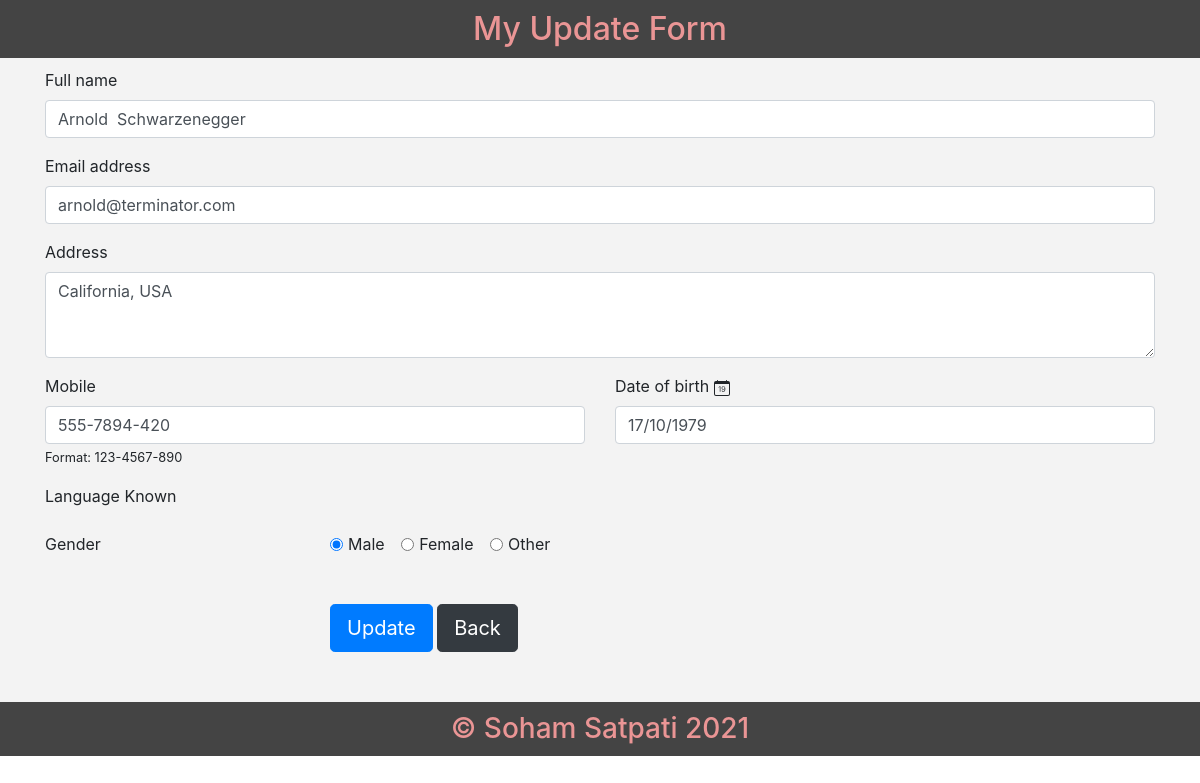
Screenshot of /updateuser.php?id=8 with the database file from the repository.
### tables this page shows
CREATE TABLE `user` (
  `id` int(11) NOT NULL,
  `user_id` int(11) NOT NULL,
  `name` varchar(255) NOT NULL,
  `email` varchar(255) NOT NULL,
  `password` varchar(255) NOT NULL,
  `address` varchar(255) NOT NULL,
  `mobile` varchar(50) NOT NULL,
  `dob` varchar(50) NOT NULL,
  `lang` varchar(255) NOT NULL,
  `gender` varchar(20) NOT NULL
);

### updateuser.php (the view, shortened to what this page needs)
<?php
include "./include/header.php";
require_once "dbconn.php";
$errfname = $errlname= $erremail = $errpass = $err_repass = $erraddr = $errmobile = $errgender = $errdob = $errlang = "";
$id = $_GET['id'];
$sql = "SELECT * FROM user where id = '$id'";
$result = $conn->query($sql);
?>
<section class="myheader">
<h2><?php echo "My Update Form";?></h2>
</section>
<section class="maincontent">
<div class="container">
        <form method='post' name="form2" >
<?php
if ($result->num_rows > 0) {
    while($row = $result->fetch_assoc()) {
?>
            <div class="form-group">
            <label for="exampleFormControlInput1">Full name</label>
            <input type="text" class="form-control" id="name" placeholder="Enter your name" autocomplete="on" name="name" value="<?php echo $row['name'];?>">
          </div>
          <div class="form-group">
            <label for="exampleFormControlInput1">Email address</label>
            <input type="text" class="form-control" id="email" placeholder="name@example.com" autocomplete="on" name="email" value="<?php echo $row['email'];?>">
          </div>
          <div class="form-group">
            <label for="textarea">Address</label>
            <textarea class="form-control" id="address" rows="3" name="address" placeholder="Enter your Home address"><?php echo $row['address'];?></textarea><?php echo $erraddr;?>
          </div>
          <div class="form-group">
        <div class="row">
    <div class="col">
    <label for="exampleFormControlInput1">Mobile</label>
      <input type="tel" class="form-control" name = "mobile" placeholder="123-4567-890" pattern="[0-9]{3}-[0-9]{4}-[0-9]{3}" value="<?php echo $row['mobile'];?>"><?php echo $errmobile;?><small>Format: 123-4567-890</small>
    </div>
    <div class="col">
    <label for="exampleFormControlInput1">Date of birth</label>
    <i class="bi bi-calendar-date"></i>
    <input data-date-format="dd/mm/yyyy" id="datepicker" class="form-control" name = "datepicker" placeholder="Choose Date of Birth" autocomplete = "off" value="<?php echo $row['dob'];?>">
    </div>
        </div>
        </div>
          <div class="form-group">
        <div class="row">
    <div class="col-sm-3">
    <label for="exampleFormControlInput1">Language Known</label>
    </div>
    <div class="col-sm-6">
    </div>
    <div class="col-sm-3">
    </div>
    </div>
  </div>
           <div class="form-group">
           <div class="row">
           <div class="col-sm-3">
           <label for="exampleFormControlInput1">Gender</label>
           </div>
           <div class="col-sm-9">
           <?php
           if($row['gender'] == "male"){
           ?>
           <div class="form-check form-check-inline">
                <input class="form-check-input" type="radio" id="inlineRadio1" name="MyRadio" value="male" checked = "true">
                <label class="form-check-label" for="inlineRadio1">Male</label>
              </div>
              <div class="form-check form-check-inline">
                <input class="form-check-input" type="radio" id="inlineRadio2" name="MyRadio" value="female">
                <label class="form-check-label" for="inlineRadio2">Female</label>
              </div>
              <div class="form-check form-check-inline">
                <input class="form-check-input" type="radio" id="inlineRadio2" name="MyRadio" value="other">
                <label class="form-check-label" for="inlineRadio2">Other</label>
              </div>
              <?php
           }
            ?>
           </div>
           </div>
           </div>
          <br/>
          <div class="form-group">
          <div class="row">
           <div class="col-sm-3">
           </div>
           <div class="col-sm-6">
           <input type="submit" class="btn btn-primary btn-lg" value="Update" name = "update"/>
           <button type="submit" class="btn btn-dark btn-lg" name="back">Back</button>
           </div>
           <div class="col-sm-3">
           </div>
           </div>
        </div>
         <br/>
        </form>
      </div>
</section>
<?php
}
}
else {
  echo "0 results";
}
include "./include/footer.php";
?>

### css/style.css (style rules this page uses)
.myheader,.myfooter { background:#444; color:#ea9595; text-align:center; padding:10px; }
.maincontent { height:auto; padding:10px; }
.myheader h2,.myfooter h3 { margin: 0; }
body { font-family: Arial, Helvetica, sans-serif; }

### rows the page displays
user: name "Arnold Schwarzenegger", email "arnold@terminator.com", address "California, USA", mobile "555-7894-420", datepicker "17/10/1979"
